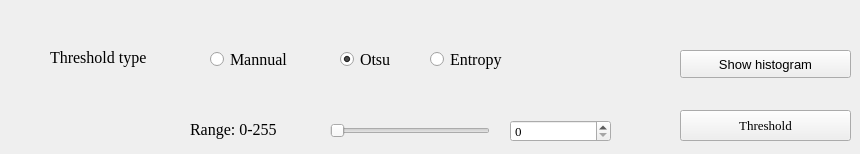
        <widget class="QWidget" name="tab">
         <attribute name="title">
          <string>Task 1</string>
         </attribute>
         <widget class="QLabel" name="label">
          <property name="geometry">
           <rect>
            <x>50</x>
            <y>32</y>
            <width>121</width>
            <height>51</height>
           </rect>
          </property>
          <property name="font">
           <font>
            <family>Times New Roman</family>
            <pointsize>12</pointsize>
           </font>
          </property>
          <property name="frameShadow">
           <enum>QFrame::Plain</enum>
          </property>
          <property name="text">
           <string>Threshold type</string>
          </property>
         </widget>
         <widget class="QRadioButton" name="mannualBtn">
          <property name="geometry">
           <rect>
            <x>210</x>
            <y>50</y>
            <width>115</width>
            <height>19</height>
           </rect>
          </property>
          <property name="font">
           <font>
            <family>Times New Roman</family>
            <pointsize>12</pointsize>
           </font>
          </property>
          <property name="text">
           <string>Mannual</string>
          </property>
          <property name="checked">
           <bool>false</bool>
          </property>
          <property name="autoRepeat">
           <bool>false</bool>
          </property>
         </widget>
         <widget class="QRadioButton" name="otsuBtn">
          <property name="geometry">
           <rect>
            <x>340</x>
            <y>50</y>
            <width>115</width>
            <height>19</height>
           </rect>
          </property>
          <property name="font">
           <font>
            <family>Times New Roman</family>
            <pointsize>12</pointsize>
           </font>
          </property>
          <property name="text">
           <string>Otsu</string>
          </property>
          <property name="checked">
           <bool>true</bool>
          </property>
         </widget>
         <widget class="QRadioButton" name="entropyBtn">
          <property name="geometry">
           <rect>
            <x>430</x>
            <y>50</y>
            <width>115</width>
            <height>19</height>
           </rect>
          </property>
          <property name="font">
           <font>
            <family>Times New Roman</family>
            <pointsize>12</pointsize>
           </font>
          </property>
          <property name="text">
           <string>Entropy</string>
          </property>
         </widget>
         <widget class="QLabel" name="label_2">
          <property name="geometry">
           <rect>
            <x>190</x>
            <y>114</y>
            <width>131</width>
            <height>31</height>
           </rect>
          </property>
          <property name="sizePolicy">
           <sizepolicy hsizetype="Preferred" vsizetype="Preferred">
            <horstretch>0</horstretch>
            <verstretch>0</verstretch>
           </sizepolicy>
          </property>
          <property name="font">
           <font>
            <family>Times New Roman</family>
            <pointsize>12</pointsize>
           </font>
          </property>
          <property name="text">
           <string>Range: 0-255</string>
          </property>
         </widget>
         <widget class="QSlider" name="splider">
          <property name="geometry">
           <rect>
            <x>330</x>
            <y>120</y>
            <width>160</width>
            <height>22</height>
           </rect>
          </property>
          <property name="maximum">
           <number>255</number>
          </property>
          <property name="orientation">
           <enum>Qt::Horizontal</enum>
          </property>
         </widget>
         <widget class="QSpinBox" name="spinBox">
          <property name="geometry">
           <rect>
            <x>510</x>
            <y>120</y>
            <width>101</width>
            <height>22</height>
           </rect>
          </property>
          <property name="font">
           <font>
            <family>Times New Roman</family>
            <pointsize>10</pointsize>
           </font>
          </property>
          <property name="maximum">
           <number>255</number>
          </property>
         </widget>
         <widget class="QPushButton" name="thresholdBtn">
          <property name="geometry">
           <rect>
            <x>680</x>
            <y>110</y>
            <width>171</width>
            <height>31</height>
           </rect>
          </property>
          <property name="font">
           <font>
            <family>Times New Roman</family>
            <pointsize>10</pointsize>
           </font>
          </property>
          <property name="text">
           <string>Threshold</string>
          </property>
         </widget>
         <widget class="QPushButton" name="histogramBtn">
          <property name="geometry">
           <rect>
            <x>680</x>
            <y>50</y>
            <width>171</width>
            <height>28</height>
           </rect>
          </property>
          <property name="font">
           <font>
            <family>Arial</family>
            <pointsize>10</pointsize>
           </font>
          </property>
          <property name="text">
           <string>Show histogram</string>
          </property>
         </widget>
        </widget>
